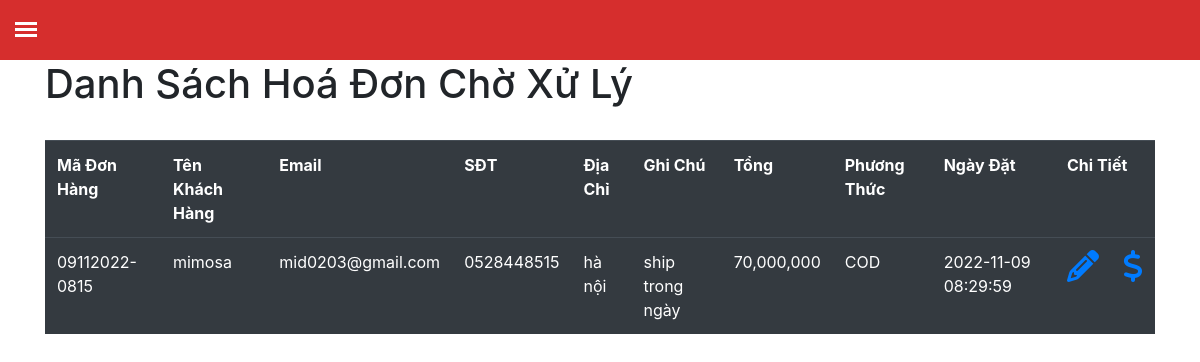
Page /BillController/Handle (signed in) on the earlier database version.
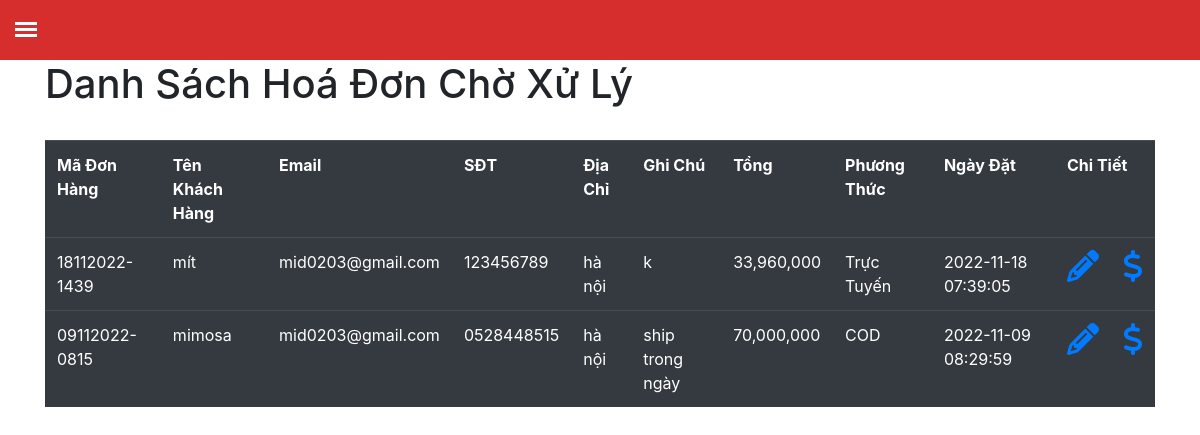
Same page on the later database version.
### tables this page shows
CREATE TABLE `don_hang` (
  `ma_don_hang` varchar(20) NOT NULL,
  `ten_nguoi_dat` varchar(40) NOT NULL,
  `email_nguoi_nhan` varchar(40) NOT NULL,
  `sdt_nguoi_nhan` varchar(11) NOT NULL,
  `dc_nguoi_nhan` varchar(40) NOT NULL,
  `ghi_chu` text NOT NULL,
  `phuong_thuc` varchar(20) NOT NULL,
  `tong` varchar(20) NOT NULL,
  `trang_thai` varchar(15) NOT NULL,
  `create_at` timestamp NOT NULL DEFAULT current_timestamp() ON UPDATE current_timestamp()
);

### admin/Core/BaseController.php (called while the page is built, shortened)
<?php
class BaseController
{
    public function view($viewFile , $view, $data=[])
    {
        require_once './admin/Views/'.$viewFile.'/'.$view.'.php';
    }
}

### admin/Controllers/BillController.php (called while the page is built, shortened)
<?php
class BillController extends BaseController
{
    protected $billModel;
    public function __construct()
    {
        $this->billModel = new BillModel;
    }
    public function Handle()
    {
        $this->main_content = $this->billModel->getTableHandle();
        $this->view('Bill', 'handle', $this->main_content);
    }
}

### admin/Core/App.php (called while the page is built, shortened)
<?php
class App
{
    protected $controller = 'UserHomeController';
    protected $action = 'Index';
    function __construct()
    {
        $url = $this->XuLy_Url();
        if (file_exists("./admin/Controllers/" . $url[0] . ".php")) {
            $this->controller = $url[0];
            unset($url[0]);
        }
        else {
            require_once './admin/Controllers/404.php';
        }
        if (isset($url[1])) {
            if (method_exists($this->controller, $url[1])) {
                $this->action = $url[1];
            }
            unset($url[1]);
        }
        $this->param = $url ? array_values($url) : [];
         call_user_func_array([new $this->controller, $this->action], $this->param);
    }
    public function XuLy_Url()
    {
        if (isset($_GET['url'])) {
            return explode("/", filter_var(trim($_GET["url"], "/")));
        }
    }
}

### index.php (called while the page is built, shortened)
<?php
$myApp = new App();

### admin/DB/Database.php (called while the page is built, shortened)
<?php
    class Database {
        protected $connect;
        protected function connection(){
            try {
                $this->connect = new PDO(Database::DB_DSN, Database::USERNAME, Database::PASSWORD);
              } catch (PDOException $e) {
                die("Kết nối CSDL theo PDO thất bại: " . $e->getMessage());
              }
              return $this->connect;
            }
    }

### admin/Models/BillModel.php (called while the page is built, shortened)
<?php
class BillModel extends BaseModel
{
    public function getTableHandle()
    {
        $sql_obj = $this->connect->prepare("SELECT * FROM don_hang WHERE trang_thai = 'chờ xử lý' ORDER BY create_at DESC ");
        $arr_select = [];
        $sql_obj->execute($arr_select);
        $result = $sql_obj->fetchAll(PDO::FETCH_ASSOC);
        return $result;
    }
}

### admin/Views/Bill/handle.php (the view)
<div class="container">
    <div class="product">
     <h1>Danh Sách Hoá Đơn Chờ Xử Lý </h1>
     <br>
     <table class="table table-dark table-hover">
       <tr>
         <th>Mã Đơn Hàng</th>
         <th>Tên Khách Hàng</th>
         <th>Email</th>
         <th>SĐT</th>
         <th>Địa Chỉ</th>
         <th>Ghi Chú</th>
         <th>Tổng</th>
         <th>Phương Thức</th>
         <th>Ngày Đặt</th>
         <th colspan="2">Chi Tiết</th>
       </tr>
       <?php foreach ($data as $r) : ?>
         <tr>
           <td><?php echo $r['ma_don_hang'] ?></td>
           <td><?php echo $r['ten_nguoi_dat'] ?></td>
           <td><?php echo $r['email_nguoi_nhan'] ?></td>
           <td><?php echo $r['sdt_nguoi_nhan'] ?></td>
           <td><?php echo $r['dc_nguoi_nhan'] ?></td>
           <td><?php echo $r['ghi_chu'] ?></td>
           <td><?php echo number_format($r['tong'])  ?></td>
           <td><?php echo $r['phuong_thuc'] ?></td>
           <td><?php echo $r['create_at'] ?></td>
           <td><a href="<?php echo DIR_HTTP ?>/BillController/Detail?id=<?php echo $r['ma_don_hang'] ?>"><i class="fa fa-pencil fa-2x"></i></a></td>
           <td><a onclick="return confirm('bạn có muốn xử lý đơn hàng này không ?')" href="<?php echo DIR_HTTP ?>/BillController/BillHandle?id=<?php echo $r['ma_don_hang'] ?>"><i class="fa-solid fa-dollar-sign fa-2x"></i></a></td>
         </tr>
       <?php endforeach; ?>
     </table>
   </div>
   </div>

Differences in the rows shown:
added don_hang: ma_don_hang "18112022-1439", ten_nguoi_dat "mít", email_nguoi_nhan "mid0203@gmail.com", sdt_nguoi_nhan "123456789", dc_nguoi_nhan "hà nội", ghi_chu "k", tong "33,960,000", phuong_thuc "Trực Tuyến", create_at "2022-11-18 07:39:05"
